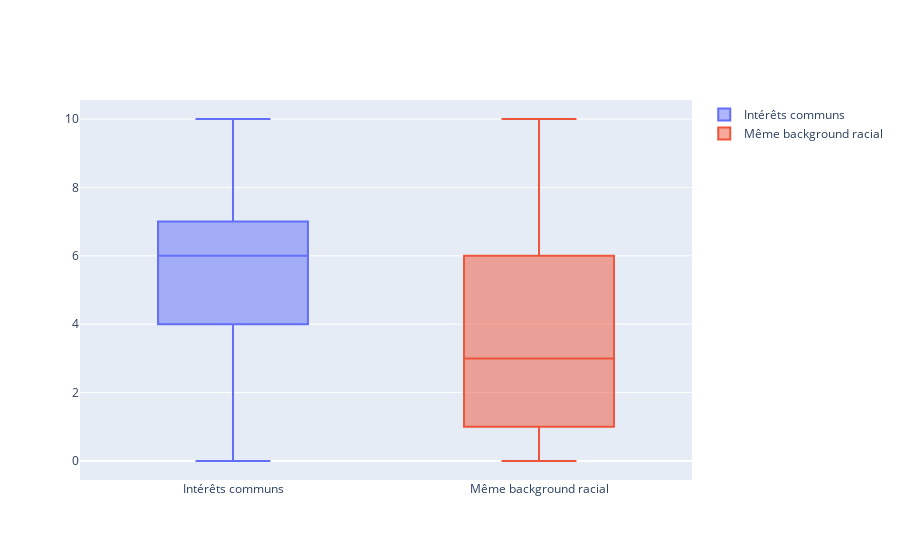

The code cell stored with this chart in its notebook:
### Markdown cell above
Ces statistiques indiquent que les valeurs NULL sont minoritaires

### Code cell
# Tracé en boxplot des intérêts communs et de l'importance d'un même background racial
fig = go.Figure()
fig.add_trace(
    go.Box(
        name='Intérêts communs',
        y=df['shar']
    )
)
fig.add_trace(
    go.Box(
        name='Même background racial',
        y=df['imprace']
    )
)
fig.show()

### Figure 1 — Plotly figure (JSON) as saved in the notebook; plotly's stock layout.template omitted (floating-point values rounded to 4 significant figures; data arrays with more than 128 entries replaced by an {"elided": "..."} marker saying what was removed)
{"data": [{"name": "Intérêts communs", "type": "box", "y": {"elided": "8378 float values"}}, {"name": "Même background racial", "type": "box", "y": {"elided": "8378 int values"}}], "layout": {}}
